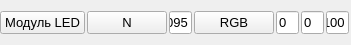
  <widget class="QWidget" name="horizontalLayoutWidget">
   <property name="geometry">
    <rect>
     <x>410</x>
     <y>130</y>
     <width>351</width>
     <height>31</height>
    </rect>
   </property>
   <property name="font">
    <font>
     <family>Arial</family>
     <pointsize>9</pointsize>
    </font>
   </property>
   <layout class="QHBoxLayout" name="horizontalLayout" stretch="4,1,1,1,1,1,1">
    <property name="spacing">
     <number>2</number>
    </property>
    <property name="leftMargin">
     <number>0</number>
    </property>
    <property name="rightMargin">
     <number>2</number>
    </property>
    <item>
     <widget class="QPushButton" name="Led_Module">
      <property name="font">
       <font>
        <family>Arial</family>
        <pointsize>10</pointsize>
        <weight>50</weight>
        <italic>false</italic>
        <bold>false</bold>
       </font>
      </property>
      <property name="styleSheet">
       <string notr="true">font: 10pt &quot;Arial&quot;;</string>
      </property>
      <property name="text">
       <string>Модуль LED</string>
      </property>
     </widget>
    </item>
    <item>
     <widget class="QPushButton" name="W">
      <property name="font">
       <font>
        <family>Arial</family>
        <pointsize>10</pointsize>
        <weight>50</weight>
        <italic>false</italic>
        <bold>false</bold>
       </font>
      </property>
      <property name="styleSheet">
       <string notr="true">font: 10pt &quot;Arial&quot;;</string>
      </property>
      <property name="text">
       <string>N</string>
      </property>
     </widget>
    </item>
    <item>
     <widget class="QLineEdit" name="Color_W">
      <property name="font">
       <font>
        <family>Arial</family>
        <pointsize>10</pointsize>
        <weight>50</weight>
        <italic>false</italic>
        <bold>false</bold>
       </font>
      </property>
      <property name="styleSheet">
       <string notr="true">font: 10pt &quot;Arial&quot;;</string>
      </property>
      <property name="text">
       <string>4095</string>
      </property>
      <property name="maxLength">
       <number>32767</number>
      </property>
     </widget>
    </item>
    <item>
     <widget class="QPushButton" name="RGB">
      <property name="font">
       <font>
        <family>Arial</family>
        <pointsize>10</pointsize>
        <weight>50</weight>
        <italic>false</italic>
        <bold>false</bold>
       </font>
      </property>
      <property name="styleSheet">
       <string notr="true">font: 10pt &quot;Arial&quot;;</string>
      </property>
      <property name="text">
       <string>RGB</string>
      </property>
     </widget>
    </item>
    <item>
     <widget class="QLineEdit" name="Color_R">
      <property name="font">
       <font>
        <family>Arial</family>
        <pointsize>10</pointsize>
        <weight>50</weight>
        <italic>false</italic>
        <bold>false</bold>
       </font>
      </property>
      <property name="styleSheet">
       <string notr="true">font: 10pt &quot;Arial&quot;;</string>
      </property>
      <property name="text">
       <string>0</string>
      </property>
     </widget>
    </item>
    <item>
     <widget class="QLineEdit" name="Color_G">
      <property name="font">
       <font>
        <family>Arial</family>
        <pointsize>10</pointsize>
        <weight>50</weight>
        <italic>false</italic>
        <bold>false</bold>
       </font>
      </property>
      <property name="styleSheet">
       <string notr="true">font: 10pt &quot;Arial&quot;;</string>
      </property>
      <property name="text">
       <string>0</string>
      </property>
     </widget>
    </item>
    <item>
     <widget class="QLineEdit" name="Color_B">
      <property name="font">
       <font>
        <family>Arial</family>
        <pointsize>10</pointsize>
        <weight>50</weight>
        <italic>false</italic>
        <bold>false</bold>
       </font>
      </property>
      <property name="styleSheet">
       <string notr="true">font: 10pt &quot;Arial&quot;;</string>
      </property>
      <property name="text">
       <string>100</string>
      </property>
     </widget>
    </item>
   </layout>
  </widget>
